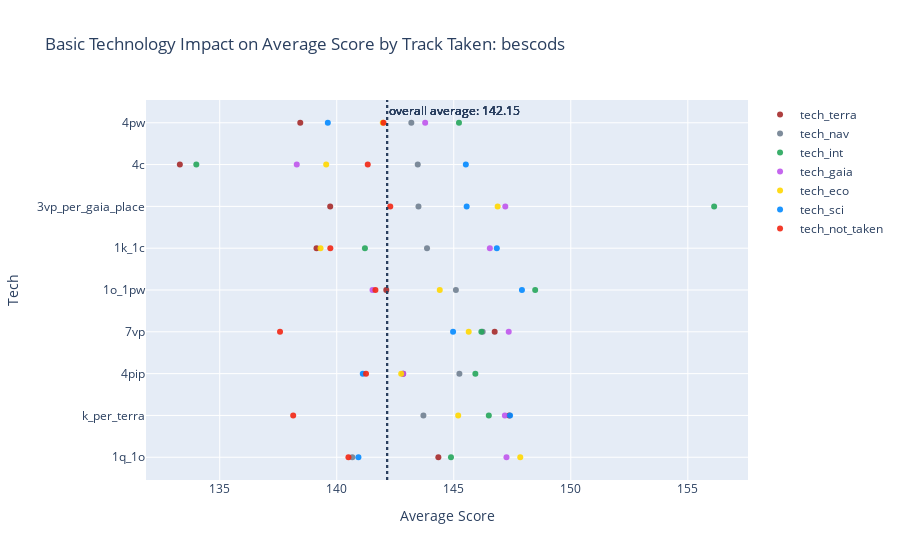
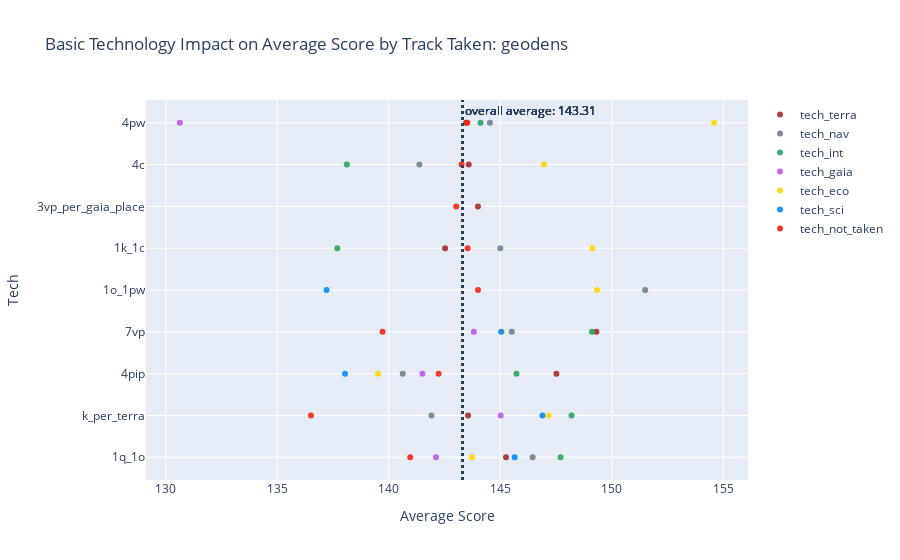
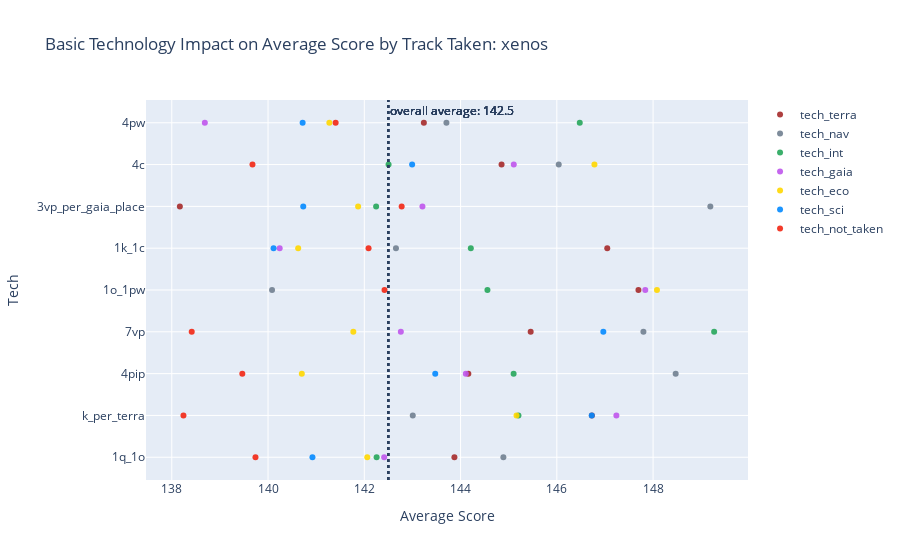
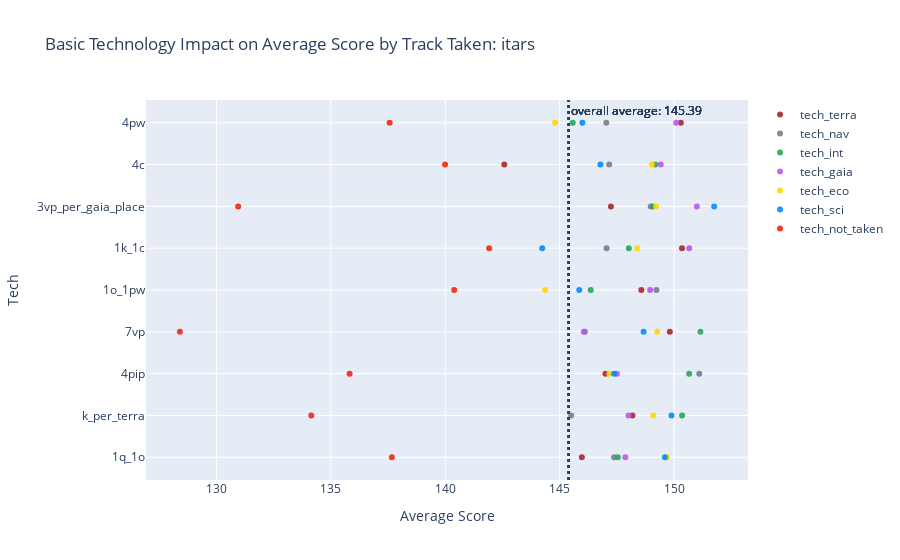

The notebook cell saved with these charts, in order:
### Code cell
plot_tech_tracks(dat_4, 4)

### Figure 1 — Plotly figure (JSON) as saved in the notebook; plotly's stock layout.template omitted (floating-point values rounded to 4 significant figures)
{"data": [{"hovertemplate": "<br><b>Position</b>: tech_terra<br><b>Tech</b>: %{y}<br><b>Ave Score</b>: %{x}<br><b>Num Found</b>: %{text}<extra></extra>", "marker": {"color": "rgba(165, 42, 42, .9)"}, "mode": "markers", "name": "tech_terra", "text": ["51", "64", "56", "70", "46", "44", "19", "32", "41"], "type": "scatter", "x": [144.3, 147.4, 142.8, 146.7, 142.1, 139.1, 139.7, 133.3, 138.4], "y": ["1q_1o", "k_per_terra", "4pip", "7vp", "1o_1pw", "1k_1c", "3vp_per_gaia_place", "4c", "4pw"]}, {"hovertemplate": "<br><b>Position</b>: tech_nav<br><b>Tech</b>: %{y}<br><b>Ave Score</b>: %{x}<br><b>Num Found</b>: %{text}<extra></extra>", "marker": {"color": "rgba(112, 128, 144, .9)"}, "mode": "markers", "name": "tech_nav", "text": ["74", "58", "47", "75", "49", "69", "38", "45", "70"], "type": "scatter", "x": [140.7, 143.7, 145.2, 146.2, 145.1, 143.9, 143.5, 143.5, 143.2], "y": ["1q_1o", "k_per_terra", "4pip", "7vp", "1o_1pw", "1k_1c", "3vp_per_gaia_place", "4c", "4pw"]}, {"hovertemplate": "<br><b>Position</b>: tech_int<br><b>Tech</b>: %{y}<br><b>Ave Score</b>: %{x}<br><b>Num Found</b>: %{text}<extra></extra>", "marker": {"color": "rgba(38, 166, 91, .9)"}, "mode": "markers", "name": "tech_int", "text": ["54", "88", "64", "83", "15", "26", "18", "10", "29"], "type": "scatter", "x": [144.9, 146.5, 145.9, 146.2, 148.5, 141.2, 156.1, 134, 145.2], "y": ["1q_1o", "k_per_terra", "4pip", "7vp", "1o_1pw", "1k_1c", "3vp_per_gaia_place", "4c", "4pw"]}, {"hovertemplate": "<br><b>Position</b>: tech_gaia<br><b>Tech</b>: %{y}<br><b>Ave Score</b>: %{x}<br><b>Num Found</b>: %{text}<extra></extra>", "marker": {"color": "rgba(191, 85, 236, .9)"}, "mode": "markers", "name": "tech_gaia", "text": ["35", "43", "60", "59", "17", "18", "21", "14", "25"], "type": "scatter", "x": [147.3, 147.2, 142.8, 147.3, 141.5, 146.5, 147.2, 138.3, 143.8], "y": ["1q_1o", "k_per_terra", "4pip", "7vp", "1o_1pw", "1k_1c", "3vp_per_gaia_place", "4c", "4pw"]}, {"hovertemplate": "<br><b>Position</b>: tech_eco<br><b>Tech</b>: %{y}<br><b>Ave Score</b>: %{x}<br><b>Num Found</b>: %{text}<extra></extra>", "marker": {"color": "rgba(255, 215, 0, .9)"}, "mode": "markers", "name": "tech_eco", "text": ["34", "50", "53", "67", "50", "64", "20", "30", "44"], "type": "scatter", "x": [147.8, 145.2, 142.8, 145.6, 144.4, 139.3, 146.9, 139.5, 142.0], "y": ["1q_1o", "k_per_terra", "4pip", "7vp", "1o_1pw", "1k_1c", "3vp_per_gaia_place", "4c", "4pw"]}, {"hovertemplate": "<br><b>Position</b>: tech_sci<br><b>Tech</b>: %{y}<br><b>Ave Score</b>: %{x}<br><b>Num Found</b>: %{text}<extra></extra>", "marker": {"color": "rgba(3, 138, 255, .9)"}, "mode": "markers", "name": "tech_sci", "text": ["68", "68", "63", "67", "62", "87", "26", "44", "82"], "type": "scatter", "x": [140.9, 147.4, 141.1, 145.0, 147.9, 146.8, 145.6, 145.5, 139.6], "y": ["1q_1o", "k_per_terra", "4pip", "7vp", "1o_1pw", "1k_1c", "3vp_per_gaia_place", "4c", "4pw"]}, {"hovertemplate": "<br><b>Position</b>: tech_not_taken<br><b>Tech</b>: %{y}<br><b>Ave Score</b>: %{x}<br><b>Num Found</b>: %{text}<extra></extra>", "marker": {"color": "rgba(242, 38, 19, .9)"}, "mode": "markers", "name": "tech_not_taken", "text": ["407", "374", "408", "341", "494", "417", "611", "589", "455"], "type": "scatter", "x": [140.5, 138.1, 141.3, 137.6, 141.7, 139.7, 142.3, 141.3, 142.0], "y": ["1q_1o", "k_per_terra", "4pip", "7vp", "1o_1pw", "1k_1c", "3vp_per_gaia_place", "4c", "4pw"]}], "layout": {"annotations": [{"showarrow": false, "text": "overall average: 142.15", "x": 142.1, "xanchor": "left", "xref": "x", "y": 1, "yanchor": "top", "yref": "y domain"}, {"showarrow": false, "text": "overall average: 142.15", "x": 142.1, "xanchor": "left", "xref": "x", "y": 1, "yanchor": "top", "yref": "y domain"}, {"showarrow": false, "text": "overall average: 142.15", "x": 142.1, "xanchor": "left", "xref": "x", "y": 1, "yanchor": "top", "yref": "y domain"}, {"showarrow": false, "text": "overall average: 142.15", "x": 142.1, "xanchor": "left", "xref": "x", "y": 1, "yanchor": "top", "yref": "y domain"}, {"showarrow": false, "text": "overall average: 142.15", "x": 142.1, "xanchor": "left", "xref": "x", "y": 1, "yanchor": "top", "yref": "y domain"}, {"showarrow": false, "text": "overall average: 142.15", "x": 142.1, "xanchor": "left", "xref": "x", "y": 1, "yanchor": "top", "yref": "y domain"}, {"showarrow": false, "text": "overall average: 142.15", "x": 142.1, "xanchor": "left", "xref": "x", "y": 1, "yanchor": "top", "yref": "y domain"}], "shapes": [{"line": {"dash": "dot", "width": 2}, "type": "line", "x0": 142.1, "x1": 142.1, "xref": "x", "y0": 0, "y1": 1, "yref": "y domain"}, {"line": {"dash": "dot", "width": 2}, "type": "line", "x0": 142.1, "x1": 142.1, "xref": "x", "y0": 0, "y1": 1, "yref": "y domain"}, {"line": {"dash": "dot", "width": 2}, "type": "line", "x0": 142.1, "x1": 142.1, "xref": "x", "y0": 0, "y1": 1, "yref": "y domain"}, {"line": {"dash": "dot", "width": 2}, "type": "line", "x0": 142.1, "x1": 142.1, "xref": "x", "y0": 0, "y1": 1, "yref": "y domain"}, {"line": {"dash": "dot", "width": 2}, "type": "line", "x0": 142.1, "x1": 142.1, "xref": "x", "y0": 0, "y1": 1, "yref": "y domain"}, {"line": {"dash": "dot", "width": 2}, "type": "line", "x0": 142.1, "x1": 142.1, "xref": "x", "y0": 0, "y1": 1, "yref": "y domain"}, {"line": {"dash": "dot", "width": 2}, "type": "line", "x0": 142.1, "x1": 142.1, "xref": "x", "y0": 0, "y1": 1, "yref": "y domain"}], "title": {"text": "Basic Technology Impact on Average Score by Track Taken: bescods"}, "xaxis": {"title": {"text": "Average Score"}}, "yaxis": {"title": {"text": "Tech"}}}}

### Figure 2 — Plotly figure (JSON) as saved in the notebook; plotly's stock layout.template omitted (floating-point values rounded to 4 significant figures)
{"data": [{"hovertemplate": "<br><b>Position</b>: tech_terra<br><b>Tech</b>: %{y}<br><b>Ave Score</b>: %{x}<br><b>Num Found</b>: %{text}<extra></extra>", "marker": {"color": "rgba(165, 42, 42, .9)"}, "mode": "markers", "name": "tech_terra", "text": ["105", "103", "46", "91", "19", "43", "6", "56", "48"], "type": "scatter", "x": [145.3, 143.6, 147.5, 149.3, null, 142.5, 144, 143.6, 143.5], "y": ["1q_1o", "k_per_terra", "4pip", "7vp", "1o_1pw", "1k_1c", "3vp_per_gaia_place", "4c", "4pw"]}, {"hovertemplate": "<br><b>Position</b>: tech_nav<br><b>Tech</b>: %{y}<br><b>Ave Score</b>: %{x}<br><b>Num Found</b>: %{text}<extra></extra>", "marker": {"color": "rgba(112, 128, 144, .9)"}, "mode": "markers", "name": "tech_nav", "text": ["88", "97", "36", "82", "28", "33", "6", "57", "55"], "type": "scatter", "x": [146.5, 141.9, 140.6, 145.5, 151.5, 145.0, null, 141.4, 144.5], "y": ["1q_1o", "k_per_terra", "4pip", "7vp", "1o_1pw", "1k_1c", "3vp_per_gaia_place", "4c", "4pw"]}, {"hovertemplate": "<br><b>Position</b>: tech_int<br><b>Tech</b>: %{y}<br><b>Ave Score</b>: %{x}<br><b>Num Found</b>: %{text}<extra></extra>", "marker": {"color": "rgba(38, 166, 91, .9)"}, "mode": "markers", "name": "tech_int", "text": ["76", "141", "50", "113", "13", "11", "7", "25", "24"], "type": "scatter", "x": [147.7, 148.2, 145.7, 149.1, null, 137.7, null, 138.1, 144.1], "y": ["1q_1o", "k_per_terra", "4pip", "7vp", "1o_1pw", "1k_1c", "3vp_per_gaia_place", "4c", "4pw"]}, {"hovertemplate": "<br><b>Position</b>: tech_gaia<br><b>Tech</b>: %{y}<br><b>Ave Score</b>: %{x}<br><b>Num Found</b>: %{text}<extra></extra>", "marker": {"color": "rgba(191, 85, 236, .9)"}, "mode": "markers", "name": "tech_gaia", "text": ["17", "69", "16", "65", "3", "6", "6", "1", "8"], "type": "scatter", "x": [142.1, 145.0, 141.5, 143.8, null, null, null, null, 130.6], "y": ["1q_1o", "k_per_terra", "4pip", "7vp", "1o_1pw", "1k_1c", "3vp_per_gaia_place", "4c", "4pw"]}, {"hovertemplate": "<br><b>Position</b>: tech_eco<br><b>Tech</b>: %{y}<br><b>Ave Score</b>: %{x}<br><b>Num Found</b>: %{text}<extra></extra>", "marker": {"color": "rgba(255, 215, 0, .9)"}, "mode": "markers", "name": "tech_eco", "text": ["50", "121", "29", "90", "26", "29", "4", "34", "26"], "type": "scatter", "x": [143.7, 147.2, 139.5, 145.1, 149.3, 149.1, null, 147.0, 154.6], "y": ["1q_1o", "k_per_terra", "4pip", "7vp", "1o_1pw", "1k_1c", "3vp_per_gaia_place", "4c", "4pw"]}, {"hovertemplate": "<br><b>Position</b>: tech_sci<br><b>Tech</b>: %{y}<br><b>Ave Score</b>: %{x}<br><b>Num Found</b>: %{text}<extra></extra>", "marker": {"color": "rgba(3, 138, 255, .9)"}, "mode": "markers", "name": "tech_sci", "text": ["26", "91", "20", "86", "8", "9", "2", "18", "18"], "type": "scatter", "x": [145.6, 146.9, 138.0, 145.0, 137.2, null, null, null, null], "y": ["1q_1o", "k_per_terra", "4pip", "7vp", "1o_1pw", "1k_1c", "3vp_per_gaia_place", "4c", "4pw"]}, {"hovertemplate": "<br><b>Position</b>: tech_not_taken<br><b>Tech</b>: %{y}<br><b>Ave Score</b>: %{x}<br><b>Num Found</b>: %{text}<extra></extra>", "marker": {"color": "rgba(242, 38, 19, .9)"}, "mode": "markers", "name": "tech_not_taken", "text": ["576", "257", "705", "384", "828", "820", "930", "733", "692"], "type": "scatter", "x": [141.0, 136.5, 142.2, 139.7, 144.0, 143.5, 143.0, 143.3, 143.5], "y": ["1q_1o", "k_per_terra", "4pip", "7vp", "1o_1pw", "1k_1c", "3vp_per_gaia_place", "4c", "4pw"]}], "layout": {"annotations": [{"showarrow": false, "text": "overall average: 143.31", "x": 143.3, "xanchor": "left", "xref": "x", "y": 1, "yanchor": "top", "yref": "y domain"}, {"showarrow": false, "text": "overall average: 143.31", "x": 143.3, "xanchor": "left", "xref": "x", "y": 1, "yanchor": "top", "yref": "y domain"}, {"showarrow": false, "text": "overall average: 143.31", "x": 143.3, "xanchor": "left", "xref": "x", "y": 1, "yanchor": "top", "yref": "y domain"}, {"showarrow": false, "text": "overall average: 143.31", "x": 143.3, "xanchor": "left", "xref": "x", "y": 1, "yanchor": "top", "yref": "y domain"}, {"showarrow": false, "text": "overall average: 143.31", "x": 143.3, "xanchor": "left", "xref": "x", "y": 1, "yanchor": "top", "yref": "y domain"}, {"showarrow": false, "text": "overall average: 143.31", "x": 143.3, "xanchor": "left", "xref": "x", "y": 1, "yanchor": "top", "yref": "y domain"}, {"showarrow": false, "text": "overall average: 143.31", "x": 143.3, "xanchor": "left", "xref": "x", "y": 1, "yanchor": "top", "yref": "y domain"}], "shapes": [{"line": {"dash": "dot", "width": 2}, "type": "line", "x0": 143.3, "x1": 143.3, "xref": "x", "y0": 0, "y1": 1, "yref": "y domain"}, {"line": {"dash": "dot", "width": 2}, "type": "line", "x0": 143.3, "x1": 143.3, "xref": "x", "y0": 0, "y1": 1, "yref": "y domain"}, {"line": {"dash": "dot", "width": 2}, "type": "line", "x0": 143.3, "x1": 143.3, "xref": "x", "y0": 0, "y1": 1, "yref": "y domain"}, {"line": {"dash": "dot", "width": 2}, "type": "line", "x0": 143.3, "x1": 143.3, "xref": "x", "y0": 0, "y1": 1, "yref": "y domain"}, {"line": {"dash": "dot", "width": 2}, "type": "line", "x0": 143.3, "x1": 143.3, "xref": "x", "y0": 0, "y1": 1, "yref": "y domain"}, {"line": {"dash": "dot", "width": 2}, "type": "line", "x0": 143.3, "x1": 143.3, "xref": "x", "y0": 0, "y1": 1, "yref": "y domain"}, {"line": {"dash": "dot", "width": 2}, "type": "line", "x0": 143.3, "x1": 143.3, "xref": "x", "y0": 0, "y1": 1, "yref": "y domain"}], "title": {"text": "Basic Technology Impact on Average Score by Track Taken: geodens"}, "xaxis": {"title": {"text": "Average Score"}}, "yaxis": {"title": {"text": "Tech"}}}}

### Figure 3 — Plotly figure (JSON) as saved in the notebook; plotly's stock layout.template omitted (floating-point values rounded to 4 significant figures)
{"data": [{"hovertemplate": "<br><b>Position</b>: tech_terra<br><b>Tech</b>: %{y}<br><b>Ave Score</b>: %{x}<br><b>Num Found</b>: %{text}<extra></extra>", "marker": {"color": "rgba(165, 42, 42, .9)"}, "mode": "markers", "name": "tech_terra", "text": ["81", "90", "73", "83", "48", "74", "38", "78", "71"], "type": "scatter", "x": [143.9, 146.7, 144.2, 145.5, 147.7, 147.0, 138.2, 144.9, 143.2], "y": ["1q_1o", "k_per_terra", "4pip", "7vp", "1o_1pw", "1k_1c", "3vp_per_gaia_place", "4c", "4pw"]}, {"hovertemplate": "<br><b>Position</b>: tech_nav<br><b>Tech</b>: %{y}<br><b>Ave Score</b>: %{x}<br><b>Num Found</b>: %{text}<extra></extra>", "marker": {"color": "rgba(112, 128, 144, .9)"}, "mode": "markers", "name": "tech_nav", "text": ["109", "64", "93", "82", "45", "78", "44", "135", "82"], "type": "scatter", "x": [144.9, 143.0, 148.5, 147.8, 140.1, 142.7, 149.2, 146.0, 143.7], "y": ["1q_1o", "k_per_terra", "4pip", "7vp", "1o_1pw", "1k_1c", "3vp_per_gaia_place", "4c", "4pw"]}, {"hovertemplate": "<br><b>Position</b>: tech_int<br><b>Tech</b>: %{y}<br><b>Ave Score</b>: %{x}<br><b>Num Found</b>: %{text}<extra></extra>", "marker": {"color": "rgba(38, 166, 91, .9)"}, "mode": "markers", "name": "tech_int", "text": ["108", "75", "90", "99", "35", "59", "43", "97", "66"], "type": "scatter", "x": [142.3, 145.2, 145.1, 149.3, 144.6, 144.2, 142.2, 142.5, 146.5], "y": ["1q_1o", "k_per_terra", "4pip", "7vp", "1o_1pw", "1k_1c", "3vp_per_gaia_place", "4c", "4pw"]}, {"hovertemplate": "<br><b>Position</b>: tech_gaia<br><b>Tech</b>: %{y}<br><b>Ave Score</b>: %{x}<br><b>Num Found</b>: %{text}<extra></extra>", "marker": {"color": "rgba(191, 85, 236, .9)"}, "mode": "markers", "name": "tech_gaia", "text": ["54", "51", "81", "76", "16", "26", "37", "41", "30"], "type": "scatter", "x": [142.4, 147.2, 144.1, 142.8, 147.8, 140.2, 143.2, 145.1, 138.7], "y": ["1q_1o", "k_per_terra", "4pip", "7vp", "1o_1pw", "1k_1c", "3vp_per_gaia_place", "4c", "4pw"]}, {"hovertemplate": "<br><b>Position</b>: tech_eco<br><b>Tech</b>: %{y}<br><b>Ave Score</b>: %{x}<br><b>Num Found</b>: %{text}<extra></extra>", "marker": {"color": "rgba(255, 215, 0, .9)"}, "mode": "markers", "name": "tech_eco", "text": ["39", "43", "54", "67", "26", "42", "34", "58", "35"], "type": "scatter", "x": [142.1, 145.2, 140.7, 141.8, 148.1, 140.6, 141.9, 146.8, 141.3], "y": ["1q_1o", "k_per_terra", "4pip", "7vp", "1o_1pw", "1k_1c", "3vp_per_gaia_place", "4c", "4pw"]}, {"hovertemplate": "<br><b>Position</b>: tech_sci<br><b>Tech</b>: %{y}<br><b>Ave Score</b>: %{x}<br><b>Num Found</b>: %{text}<extra></extra>", "marker": {"color": "rgba(3, 138, 255, .9)"}, "mode": "markers", "name": "tech_sci", "text": ["52", "43", "55", "50", "13", "33", "29", "43", "22"], "type": "scatter", "x": [140.9, 146.7, 143.5, 147.0, null, 140.1, 140.7, 143.0, 140.7], "y": ["1q_1o", "k_per_terra", "4pip", "7vp", "1o_1pw", "1k_1c", "3vp_per_gaia_place", "4c", "4pw"]}, {"hovertemplate": "<br><b>Position</b>: tech_not_taken<br><b>Tech</b>: %{y}<br><b>Ave Score</b>: %{x}<br><b>Num Found</b>: %{text}<extra></extra>", "marker": {"color": "rgba(242, 38, 19, .9)"}, "mode": "markers", "name": "tech_not_taken", "text": ["376", "464", "413", "353", "631", "550", "622", "400", "507"], "type": "scatter", "x": [139.7, 138.2, 139.5, 138.4, 142.4, 142.1, 142.8, 139.7, 141.4], "y": ["1q_1o", "k_per_terra", "4pip", "7vp", "1o_1pw", "1k_1c", "3vp_per_gaia_place", "4c", "4pw"]}], "layout": {"annotations": [{"showarrow": false, "text": "overall average: 142.5", "x": 142.5, "xanchor": "left", "xref": "x", "y": 1, "yanchor": "top", "yref": "y domain"}, {"showarrow": false, "text": "overall average: 142.5", "x": 142.5, "xanchor": "left", "xref": "x", "y": 1, "yanchor": "top", "yref": "y domain"}, {"showarrow": false, "text": "overall average: 142.5", "x": 142.5, "xanchor": "left", "xref": "x", "y": 1, "yanchor": "top", "yref": "y domain"}, {"showarrow": false, "text": "overall average: 142.5", "x": 142.5, "xanchor": "left", "xref": "x", "y": 1, "yanchor": "top", "yref": "y domain"}, {"showarrow": false, "text": "overall average: 142.5", "x": 142.5, "xanchor": "left", "xref": "x", "y": 1, "yanchor": "top", "yref": "y domain"}, {"showarrow": false, "text": "overall average: 142.5", "x": 142.5, "xanchor": "left", "xref": "x", "y": 1, "yanchor": "top", "yref": "y domain"}, {"showarrow": false, "text": "overall average: 142.5", "x": 142.5, "xanchor": "left", "xref": "x", "y": 1, "yanchor": "top", "yref": "y domain"}], "shapes": [{"line": {"dash": "dot", "width": 2}, "type": "line", "x0": 142.5, "x1": 142.5, "xref": "x", "y0": 0, "y1": 1, "yref": "y domain"}, {"line": {"dash": "dot", "width": 2}, "type": "line", "x0": 142.5, "x1": 142.5, "xref": "x", "y0": 0, "y1": 1, "yref": "y domain"}, {"line": {"dash": "dot", "width": 2}, "type": "line", "x0": 142.5, "x1": 142.5, "xref": "x", "y0": 0, "y1": 1, "yref": "y domain"}, {"line": {"dash": "dot", "width": 2}, "type": "line", "x0": 142.5, "x1": 142.5, "xref": "x", "y0": 0, "y1": 1, "yref": "y domain"}, {"line": {"dash": "dot", "width": 2}, "type": "line", "x0": 142.5, "x1": 142.5, "xref": "x", "y0": 0, "y1": 1, "yref": "y domain"}, {"line": {"dash": "dot", "width": 2}, "type": "line", "x0": 142.5, "x1": 142.5, "xref": "x", "y0": 0, "y1": 1, "yref": "y domain"}, {"line": {"dash": "dot", "width": 2}, "type": "line", "x0": 142.5, "x1": 142.5, "xref": "x", "y0": 0, "y1": 1, "yref": "y domain"}], "title": {"text": "Basic Technology Impact on Average Score by Track Taken: xenos"}, "xaxis": {"title": {"text": "Average Score"}}, "yaxis": {"title": {"text": "Tech"}}}}

### Figure 4 — Plotly figure (JSON) as saved in the notebook; plotly's stock layout.template omitted (floating-point values rounded to 4 significant figures)
{"data": [{"hovertemplate": "<br><b>Position</b>: tech_terra<br><b>Tech</b>: %{y}<br><b>Ave Score</b>: %{x}<br><b>Num Found</b>: %{text}<extra></extra>", "marker": {"color": "rgba(165, 42, 42, .9)"}, "mode": "markers", "name": "tech_terra", "text": ["168", "157", "132", "184", "141", "142", "157", "147", "139"], "type": "scatter", "x": [146.0, 148.2, 147.0, 149.8, 148.6, 150.3, 147.2, 142.6, 150.3], "y": ["1q_1o", "k_per_terra", "4pip", "7vp", "1o_1pw", "1k_1c", "3vp_per_gaia_place", "4c", "4pw"]}, {"hovertemplate": "<br><b>Position</b>: tech_nav<br><b>Tech</b>: %{y}<br><b>Ave Score</b>: %{x}<br><b>Num Found</b>: %{text}<extra></extra>", "marker": {"color": "rgba(112, 128, 144, .9)"}, "mode": "markers", "name": "tech_nav", "text": ["175", "145", "149", "146", "143", "139", "173", "183", "159"], "type": "scatter", "x": [147.4, 145.5, 151.1, 146.1, 149.2, 147.0, 149.0, 147.2, 147.0], "y": ["1q_1o", "k_per_terra", "4pip", "7vp", "1o_1pw", "1k_1c", "3vp_per_gaia_place", "4c", "4pw"]}, {"hovertemplate": "<br><b>Position</b>: tech_int<br><b>Tech</b>: %{y}<br><b>Ave Score</b>: %{x}<br><b>Num Found</b>: %{text}<extra></extra>", "marker": {"color": "rgba(38, 166, 91, .9)"}, "mode": "markers", "name": "tech_int", "text": ["158", "153", "154", "172", "85", "95", "135", "125", "128"], "type": "scatter", "x": [147.5, 150.3, 150.7, 151.1, 146.4, 148.0, 149.1, 149.2, 145.6], "y": ["1q_1o", "k_per_terra", "4pip", "7vp", "1o_1pw", "1k_1c", "3vp_per_gaia_place", "4c", "4pw"]}, {"hovertemplate": "<br><b>Position</b>: tech_gaia<br><b>Tech</b>: %{y}<br><b>Ave Score</b>: %{x}<br><b>Num Found</b>: %{text}<extra></extra>", "marker": {"color": "rgba(191, 85, 236, .9)"}, "mode": "markers", "name": "tech_gaia", "text": ["142", "143", "177", "152", "124", "137", "158", "151", "180"], "type": "scatter", "x": [147.9, 148.0, 147.5, 146.1, 149.0, 150.7, 151.0, 149.4, 150.1], "y": ["1q_1o", "k_per_terra", "4pip", "7vp", "1o_1pw", "1k_1c", "3vp_per_gaia_place", "4c", "4pw"]}, {"hovertemplate": "<br><b>Position</b>: tech_eco<br><b>Tech</b>: %{y}<br><b>Ave Score</b>: %{x}<br><b>Num Found</b>: %{text}<extra></extra>", "marker": {"color": "rgba(255, 215, 0, .9)"}, "mode": "markers", "name": "tech_eco", "text": ["100", "117", "115", "143", "75", "77", "137", "121", "99"], "type": "scatter", "x": [149.7, 149.1, 147.2, 149.3, 144.4, 148.4, 149.2, 149.0, 144.8], "y": ["1q_1o", "k_per_terra", "4pip", "7vp", "1o_1pw", "1k_1c", "3vp_per_gaia_place", "4c", "4pw"]}, {"hovertemplate": "<br><b>Position</b>: tech_sci<br><b>Tech</b>: %{y}<br><b>Ave Score</b>: %{x}<br><b>Num Found</b>: %{text}<extra></extra>", "marker": {"color": "rgba(3, 138, 255, .9)"}, "mode": "markers", "name": "tech_sci", "text": ["138", "125", "132", "136", "97", "113", "152", "121", "110"], "type": "scatter", "x": [149.6, 149.9, 147.4, 148.7, 145.9, 144.2, 151.7, 146.8, 146.0], "y": ["1q_1o", "k_per_terra", "4pip", "7vp", "1o_1pw", "1k_1c", "3vp_per_gaia_place", "4c", "4pw"]}, {"hovertemplate": "<br><b>Position</b>: tech_not_taken<br><b>Tech</b>: %{y}<br><b>Ave Score</b>: %{x}<br><b>Num Found</b>: %{text}<extra></extra>", "marker": {"color": "rgba(242, 38, 19, .9)"}, "mode": "markers", "name": "tech_not_taken", "text": ["229", "281", "269", "194", "428", "438", "243", "281", "291"], "type": "scatter", "x": [137.7, 134.1, 135.8, 128.4, 140.4, 141.9, 130.9, 140.0, 137.6], "y": ["1q_1o", "k_per_terra", "4pip", "7vp", "1o_1pw", "1k_1c", "3vp_per_gaia_place", "4c", "4pw"]}], "layout": {"annotations": [{"showarrow": false, "text": "overall average: 145.39", "x": 145.4, "xanchor": "left", "xref": "x", "y": 1, "yanchor": "top", "yref": "y domain"}, {"showarrow": false, "text": "overall average: 145.39", "x": 145.4, "xanchor": "left", "xref": "x", "y": 1, "yanchor": "top", "yref": "y domain"}, {"showarrow": false, "text": "overall average: 145.39", "x": 145.4, "xanchor": "left", "xref": "x", "y": 1, "yanchor": "top", "yref": "y domain"}, {"showarrow": false, "text": "overall average: 145.39", "x": 145.4, "xanchor": "left", "xref": "x", "y": 1, "yanchor": "top", "yref": "y domain"}, {"showarrow": false, "text": "overall average: 145.39", "x": 145.4, "xanchor": "left", "xref": "x", "y": 1, "yanchor": "top", "yref": "y domain"}, {"showarrow": false, "text": "overall average: 145.39", "x": 145.4, "xanchor": "left", "xref": "x", "y": 1, "yanchor": "top", "yref": "y domain"}, {"showarrow": false, "text": "overall average: 145.39", "x": 145.4, "xanchor": "left", "xref": "x", "y": 1, "yanchor": "top", "yref": "y domain"}], "shapes": [{"line": {"dash": "dot", "width": 2}, "type": "line", "x0": 145.4, "x1": 145.4, "xref": "x", "y0": 0, "y1": 1, "yref": "y domain"}, {"line": {"dash": "dot", "width": 2}, "type": "line", "x0": 145.4, "x1": 145.4, "xref": "x", "y0": 0, "y1": 1, "yref": "y domain"}, {"line": {"dash": "dot", "width": 2}, "type": "line", "x0": 145.4, "x1": 145.4, "xref": "x", "y0": 0, "y1": 1, "yref": "y domain"}, {"line": {"dash": "dot", "width": 2}, "type": "line", "x0": 145.4, "x1": 145.4, "xref": "x", "y0": 0, "y1": 1, "yref": "y domain"}, {"line": {"dash": "dot", "width": 2}, "type": "line", "x0": 145.4, "x1": 145.4, "xref": "x", "y0": 0, "y1": 1, "yref": "y domain"}, {"line": {"dash": "dot", "width": 2}, "type": "line", "x0": 145.4, "x1": 145.4, "xref": "x", "y0": 0, "y1": 1, "yref": "y domain"}, {"line": {"dash": "dot", "width": 2}, "type": "line", "x0": 145.4, "x1": 145.4, "xref": "x", "y0": 0, "y1": 1, "yref": "y domain"}], "title": {"text": "Basic Technology Impact on Average Score by Track Taken: itars"}, "xaxis": {"title": {"text": "Average Score"}}, "yaxis": {"title": {"text": "Tech"}}}}
